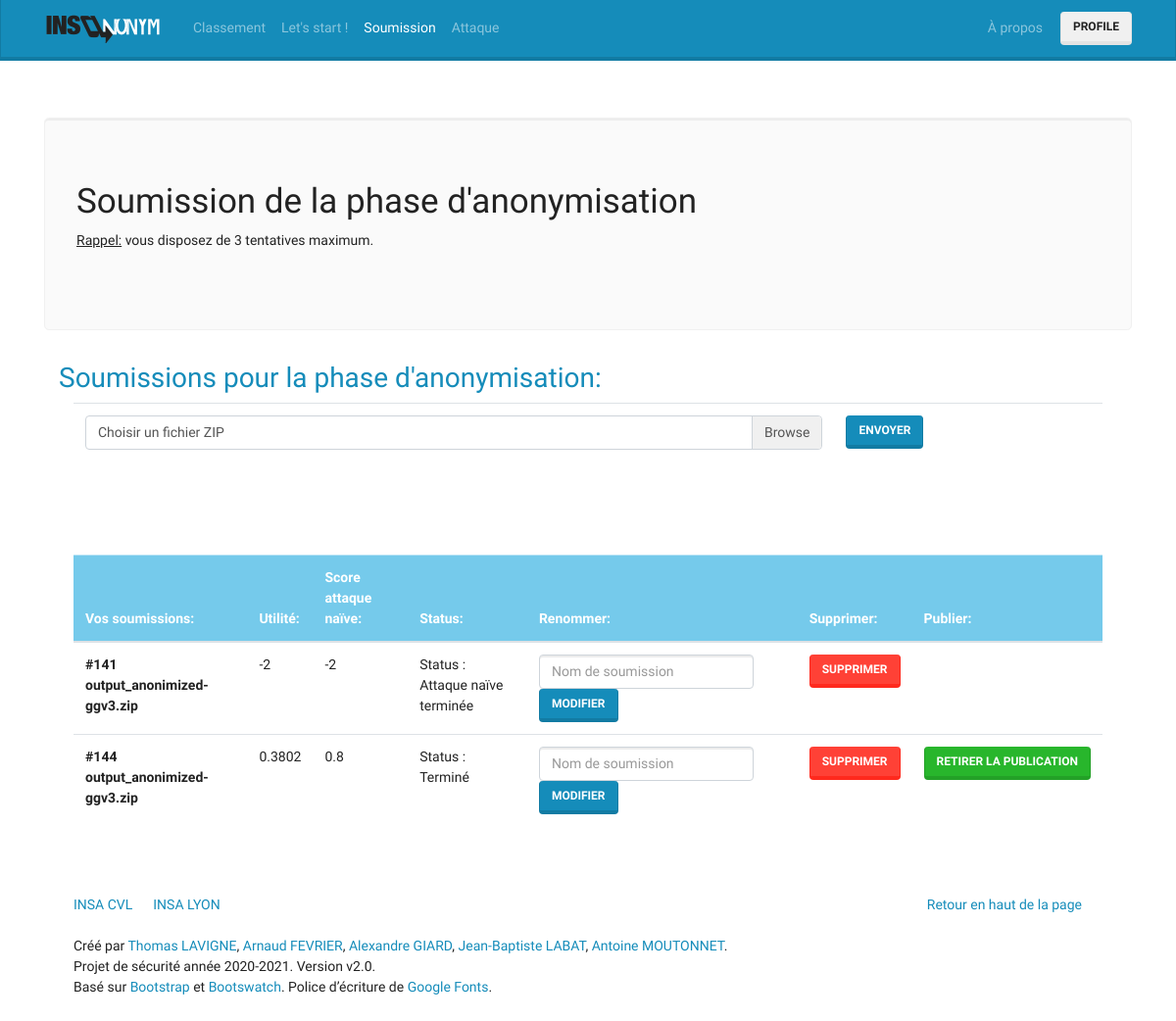
The page /anonymisation/submission (signed in) on the database as committed earlier.
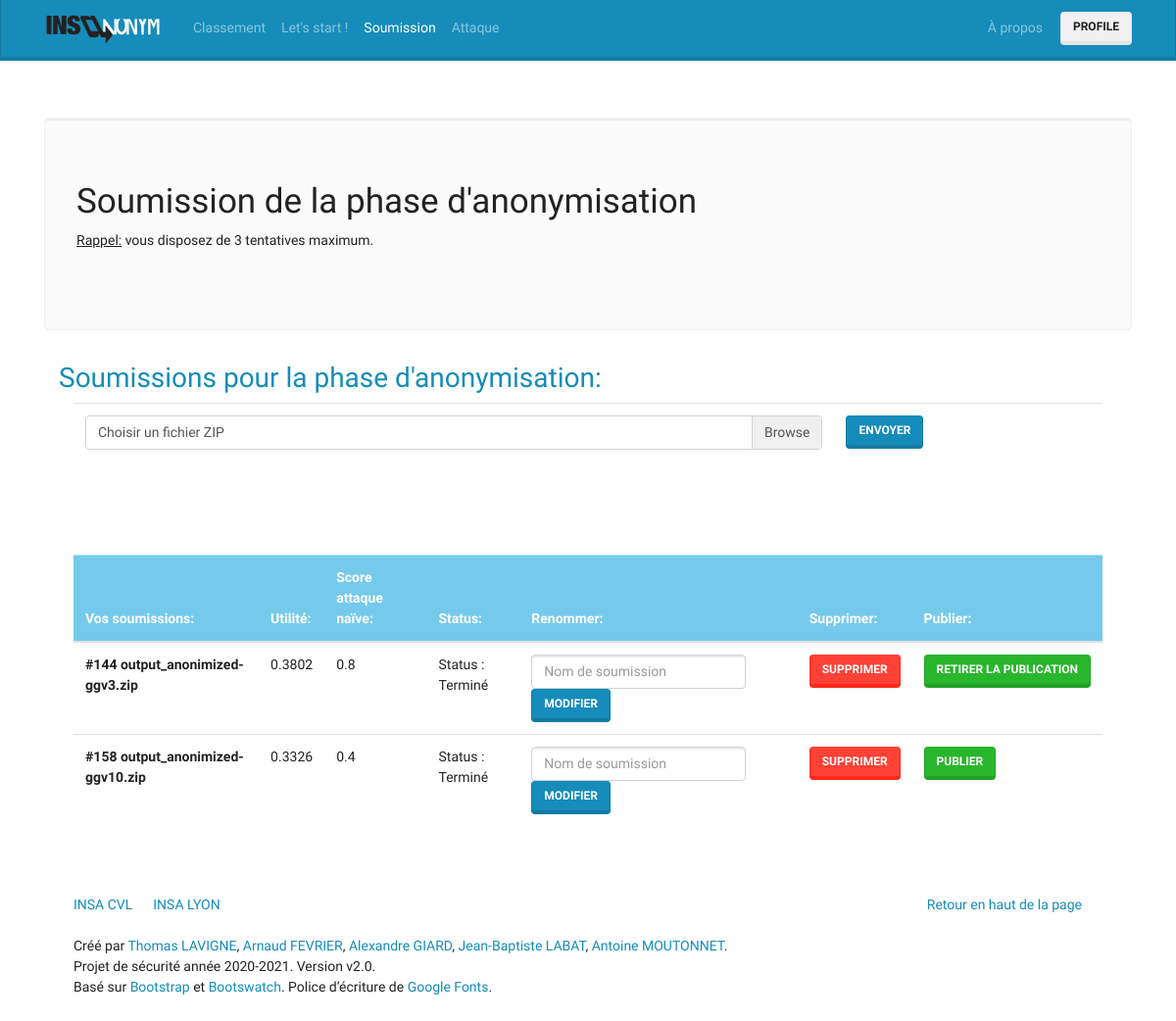
The same page on the database as committed later.
### tables this page shows
CREATE TABLE "anonymisation" (
	"SubmissionId"	INTEGER NOT NULL UNIQUE,
	"UserId"	INTEGER NOT NULL,
	"F_file"	TEXT,
	"S_file"	TEXT,
	"utility"	REAL NOT NULL DEFAULT -2,
	"naiveAttack"	REAL NOT NULL DEFAULT -2,
	"status"	TEXT NOT NULL DEFAULT 'En cours de traitement',
	"fileLink"	TEXT NOT NULL,
	"IsPublished"	INTEGER NOT NULL DEFAULT 0, 'name' TEXT DEFAULT 'soumission',
	FOREIGN KEY("UserId") REFERENCES "user"("id") ON DELETE CASCADE,
	PRIMARY KEY("SubmissionId" AUTOINCREMENT)
);

### config.php (called while the page is built, shortened)
<?php
require_once('models/user.php');
require_once('models/page.php');
$user_connected = isset($_SESSION['user']);
$admin_connected = isset($_SESSION['admin']);
$page_check = new Page();

### index.php (called while the page is built)
<?php
require_once('config.php');
require_once('routes/router.php');

### models/page.php (called while the page is built, shortened)
<?php
class Page
{
    public function isActivated($pageName){
		global $con;
        $req = $con->query("SELECT page_name FROM deactivated_pages WHERE page_name = '$pageName'");
        return true;
	}
    public function isCurrent($pageName){
		return $_GET['r']==$pageName;
	}
}

### controllers/controller_anonymisation.php (called while the page is built, shortened)
<?php
class AnonymisationController
{
    public function submission()
    {
        $submissions = $_SESSION['user']->getSubmissions();
     $submissions = $_SESSION['user']->getSubmissions();
        require_once('views/anonymisation/submission.php');
    }
}

### models/user.php (called while the page is built, shortened)
<?php
class User
{
    public $id;
  public function getSubmissions()
  {
      global $con;
      $list = array();
      $req = $con->query("SELECT * FROM anonymisation where UserId='$this->id'");
      foreach ($req as $result)
          $list[] = new Anonym($result['SubmissionId'],$result['fileLink'],$result['UserId'],$result['F_file'], $result['S_file'] ,$result['utility'],$result['naiveAttack'],$result['status'],$result['IsPublished'],$result['name']);
      return $list;
  }
}

### models/anonym.php (called while the page is built, shortened)
<?php
class Anonym
{
    public function __construct(
        $submissionId = false,
        $fileLink = false,
        $userId = false,
        $F_file = false,
        $S_file = false,
        $utility = false,
		$naiveAttack = false,
        $status = false,
        $isPublished = false,
        $name = false
    ) {
        $this->submissionId = $submissionId;
        $this->utility = $utility;
		$this->naiveAttack = $naiveAttack;
        $this->status = $status;
        $this->isPublished =$isPublished;
        $this->name =$name;
    }
}

### views/anonymisation/submission.php (the view, shortened to what this page needs)
<div class="jumbotron">
	<h1> Soumission de la phase d'anonymisation </h1>
	<p><u>Rappel:</u> vous disposez de 3 tentatives maximum. </p>
</div>
<div class=container>
	<div class="text-primary">
		<h2>Soumissions pour la phase d'anonymisation: </h2>
	</div>
	<div class=container>
			<table class="table">
				<tr scope="row">
					<th scope="col-8">
							<div class="custom-file" id="container">
								<label class="custom-file-label" for="customFile">Choisir un fichier ZIP</label>
							</div>
							<th scope="col-sm-4">
									<button id="uploadfiles" class="btn btn-primary "/>Envoyer</button>
							</th>
					</th>
				</tr>
			</table>
<br />
<br>
<br>
<table class="table">
  <thead class="table-info">
    <tr>
      <th scope="col">Vos soumissions:</th>
	  	<th scope="col">Utilité:</th>
		<th scope="col">Score attaque naïve:</th>
	  	<th scope="col">Status:</th>
                <th scope="col">Renommer:</th>
		<th scope="col">Supprimer:</th>
		<th scope="col">Publier:</th>
    </tr>
  </thead>
  <tbody>
		<?php foreach($submissions as $submission): ?>
					<tr>
					<th scope="row">#<?=$submission->submissionId ?> <?=$submission->name ?></th>
						<td> <?=round($submission->utility,4)?> </td>
						<td> <?=round($submission->naiveAttack,4)?>  </td>
						<td> Status : <?= $submission->status?>  </td>
                                                <td>
                                                    <form method="post" class="form-inline">
                                                        <input class="form-control mr-sm-2" name="newName" placeholder="Nom de soumission">
                                                        <button type="submit" class="btn btn-primary">Modifier</button>
                                                    </form>
                                                </td>
						<td>
							<form method="post">
								<input type="submit" name="submit" value="Supprimer" class="btn btn-danger">
							</form>
				  	        </td>
					<?php
					if($submission->naiveAttack >= 0){
					if($submission->isPublished==0){
							echo'<th scope="col-8">';
							echo'<form method="post">';
								echo'<input type="submit" name="submit" value="Publier" class="btn btn-success">';
								echo'	</form>';
								echo'</th>';
						}else{
							echo'<th scope="col-8">';
							echo'<form method="post">';
								echo'<input type="submit" name="submit" value="Retirer la publication" class="btn btn-success">';
								echo'	</form>';
								echo'</th>';
						}
					}
					?>
				</tr>
		<?php endforeach?>
  </tbody>
</table>

### routes/router.php (shortened to what this page needs)
<?php
function routing($controller, $action)
{
    switch ($controller) {
        case 'anonymisation':
			require_once('models/anonym.php');
            $myController = new AnonymisationController();
            break;
    }
    $myController->{$action}();
}
$controllers = array(
    'page' => ['home', 'error', 'classement','about','example'],
    'user' => ['register', 'login', 'loggout']
);
$controllers_connected = array(
    'page' => ['soumission','start'],
    'user' => ['profile']
);
$attack_activated = $page_check->isActivated('attack');
$submission_activated = $page_check->isActivated('anonymisation');
if ($attack_activated) $controllers_connected['attack'] = ['submission'];
if ($submission_activated) $controllers_connected['anonymisation'] = ['submission', 'upload'];
$controllers_administrator = array(
    'admin' => ['board', 'upload', 'uploadScript']
);
$params = explode('/', $_GET['r']);
if($security->urlVerify($params)){
    $controller= $params[0];
    $action=$params[1];
} else {
   $controller='page';
   $action='home';
}
if ($admin_connected && isset($controllers_administrator[$controller]) && in_array($action, $controllers_administrator[$controller])){
    require_once('views/layout-top.php');
    routing($controller, $action);
    require_once('views/layout-bottom.php');
} else if ($user_connected && isset($controllers_connected[$controller]) && in_array($action, $controllers_connected[$controller])){
    require_once('views/layout-top.php');
    routing($controller, $action);
    require_once('views/layout-bottom.php');
} else if ($admin_connected && $controller == "admin"){
    if ($action=="database"){
        require_once('views/admin/phpliteadmin.php');
    } else if ($action=="filemanager"){
        require_once('views/admin/filemanager.php');
    }
} else if (isset($controllers[$controller]) && in_array($action, $controllers[$controller])) {
    require_once('views/layout-top.php');
    routing($controller, $action);
    require_once('views/layout-bottom.php');
} else {
    http_response_code(404);
    require_once('views/layout-top.php');
    routing('page', 'error');
    require_once('views/layout-bottom.php');
 }

### views/layout-top.php
<!DOCTYPE html>
<html lang="en">
    <?php require_once('includes/header.php') ?>
<body>
        <?php include('includes/navbar.php') ?>
		<div class="container">

### includes/header.php (shortened to what this page needs)
<head>
    <link rel="stylesheet" href="/static/css/bootstrap.css" media="screen">
    <link rel="stylesheet" href="/static/css/custom.min.css">
    <link rel="stylesheet" href="/static/css/bootstrap-select.min.css">
  </head>

### includes/navbar.php (shortened to what this page needs)
<div class="navbar navbar-expand-lg fixed-top navbar-dark bg-primary">
      <div class="container">
        <a href="/" class="navbar-brand"><img src="/static/logo/logo120px.png" class="d-inline-block align-middle mr-2" alt="INSAnonym"></a>
        <div class="collapse navbar-collapse" id="navbarResponsive">
          <ul class="navbar-nav mr-auto">
            <li class="nav-item">
              <a class="nav-link <?=($page_check->isCurrent('page/classement')) ? 'active':''?>" href="/page/classement">Classement</a>
            </li>
<?php if($user_connected) :?>
			<li class="nav-item">
              <a class="nav-link <?=($page_check->isCurrent('page/start')) ? 'active':''?>" href="/page/start">Let's start !</a>
            </li>
            <?php if($submission_activated) :?>
            <li class="nav-item">
              <a class="nav-link <?=($page_check->isCurrent('anonymisation/submission')) ? 'active':''?>" href="/anonymisation/submission">Soumission</a>
            </li>
            <?php endif; ?>
            <?php if($attack_activated) :?>
            <li class="nav-item">
              <a class="nav-link <?=($page_check->isCurrent('attack/submission')) ? 'active':''?>" href="/attack/submission">Attaque</a>
            </li>
            <?php endif; ?>
<?php endif; ?>
            </ul>
            <ul class="navbar-nav navbar-right" style="margin-right: 10px;">
              <li class="nav-item">
                      <a class="nav-link <?=($page_check->isCurrent('page/about')) ? 'active':''?>" href="/page/about">À propos</a>
                </li>
            </ul>
<?php if($user_connected) : ?>
              <form class="form-inline my-2 my-lg-0">
                    <a href="/user/profile" class="btn btn-secondary my-2 my-sm-0" type="submit">Profile</a>
                  </form>
<?php else : ?>
            <form class="form-inline my-2 my-lg-0">
                    <a href="/user/login" class="btn btn-secondary my-2 my-sm-0" type="submit">Connexion</a>
                  </form>
<?php endif; ?>
        </div>
      </div>
    </div>

### includes/footer.php
<footer id="footer">
        <div class="row">
          <div class="col-lg-12">
            <ul class="list-unstyled">
              <li class="float-lg-right"><a href="#top">Retour en haut de la page</a></li>
              <li><a href="https://www.insa-centrevaldeloire.fr/fr/">INSA CVL</a></li>
              <li><a href="https://www.insa-lyon.fr/">INSA LYON</a></li>
            </ul>
            <p>Créé par <a href="mailto:thomas.lavigne@insa-cvl.fr">Thomas LAVIGNE</a>, <a href="mailto:arnaud.fevrier@insa-cvl.fr">Arnaud FEVRIER</a>, <a href="mailto:alexandre.giard@insa-cvl.fr">Alexandre GIARD</a>, <a href="mailto:jean.labat@insa-cvl.fr">Jean-Baptiste LABAT</a>, <a href="mailto:antoine.moutonnet@insa-cvl.fr">Antoine MOUTONNET</a>.</p>
            <p>Projet de sécurité année 2020-2021. Version v2.0.</p>
            <p>Basé sur <a href="https://getbootstrap.com/" rel="nofollow">Bootstrap</a> et <a href="https://bootswatch.com/" rel="nofollow">Bootswatch</a>. Police d’écriture de <a href="https://fonts.google.com/" rel="nofollow">Google Fonts</a>.</p>
          </div>
        </div>
      </footer>

### views/layout-bottom.php (shortened to what this page needs)
			<?php include('includes/footer.php') ?>
		</div>
</body>
</html>

Rows that differ between the two databases and show on the page:
removed anonymisation: SubmissionId "141", name "output_anonimized-ggv3.zip", utility "-2", naiveAttack "-2", status "Attaque naïve terminée"
added anonymisation: SubmissionId "158", name "output_anonimized-ggv10.zip", utility "0.3326", naiveAttack "0.4", status "Terminé"
